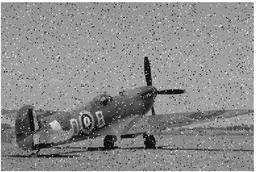
#> input picture images/plane_noisy.png, 256 x 172 px, shrunk from 583 x 391 before the run
$ python WeightedMedianFilter.py
#> lines starting #> are read from the running program, lines starting #| are printed output that depends on the picture
import numpy as np
import cv2

img=cv2.imread('images/plane_noisy.png',cv2.IMREAD_GRAYSCALE)
#> img is the input picture: shape (172, 256); min 0, max 255, mean 141.8
img_out=img.copy()

height=img.shape[0]
#> height = 172
width=img.shape[1]
#> width = 256

weights=np.array(
        [[0,0,1,2,1,0,0],
        [0,1,2,3,2,1,0],
        [1,2,3,4,3,2,1],
        [2,3,4,5,4,3,2],
        [1,2,3,4,3,2,1],
        [0,1,2,3,2,1,0],
        [0,0,1,2,1,0,0]])

M=int((sum(sum(weights))-1)/2)

for i in np.arange(3, height-3):
    for j in np.arange(3, width-3):
        neighbors=[]
        for k in np.arange(-3,4):
            for l in np.arange(-3,4):
                a=img.item(i+k,j+l)
                w=weights[k+3,l+3]
                for _ in np.arange(w):
                    neighbors.append(a)
        neighbors.sort()
        median=neighbors[M]
        b=median
        img_out.itemset((i,j),b)
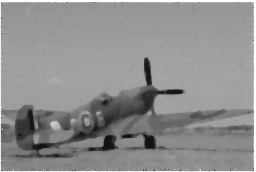
#> img_out: shape (172, 256); min 17, max 255, mean 142.8

cv2.imwrite('images/filter_weighted_median.jpg',img_out)
cv2.imshow('image',img_out)
cv2.waitKey(0)
cv2.destroyAllWindows()

$ run again, with images/auto_contrast2.jpg saved as images/plane_noisy.png
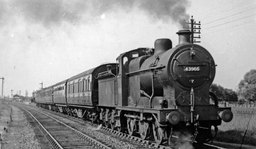
#> input picture images/auto_contrast2.jpg, 256 x 149 px, shrunk from 1200 x 698 before the run
#> img is the input picture: shape (149, 256); min 0, max 255, mean 143.6
#> after the loop `for i in np.arange(3, height-3):`:
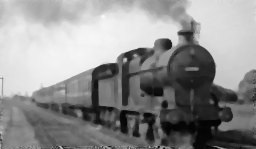
#> img_out: shape (149, 256); min 0, max 247, mean 143.1

$ run again, with images/cat.jpg saved as images/plane_noisy.png
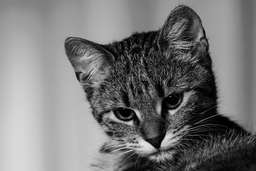
#> input picture images/cat.jpg, 256 x 171 px, shrunk from 640 x 428 before the run
#> img is the input picture: shape (171, 256); min 0, max 231, mean 119.9
#> after the loop `for i in np.arange(3, height-3):`:
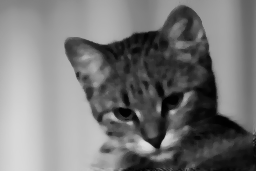
#> img_out: shape (171, 256); min 0, max 221, mean 119.6
